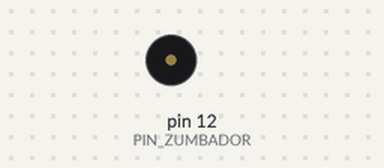
Simulated run of this sketch. Board: Arduino Uno, built with avr-gcc and run on an emulated ATmega328P. On the bench: buzzer (waves = sounding, pin HIGH).

Above: at 1.0 s.
At 1.8 s:
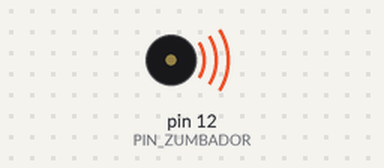
Timing chart, 0 to 5.6 s (numbered marks = the images above):
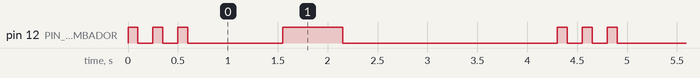

Measured:
- by itself, pin 12 (PIN_ZUMBADOR): repeats every 4.3 s: 2 × (LOW 0.15 s, HIGH 0.10 s), LOW 0.95 s, HIGH 0.60 s, LOW 2.2 s, HIGH 0.10 s
- by itself, everything shown: repeats every 4.3 s, in 8 steps

The sketch:

P07a_zumbador_activo.ino
```cpp
/*
  P07a · Zumbador activo                                      Sesión 4
  ------------------------------------------------------------------
  Qué hace: emite tres pitidos cortos, una pausa y un pitido largo, y se repite.

  Conexiones:
    Zumbador ACTIVO   pata marcada con + (la larga) -> pin 12 ; la otra pata -> GND
    (En el kit es el que trae una etiqueta blanca con el signo +. El pasivo es un disco
     negro liso con un orificio: ese NO se conecta así, ver P07b.)

  Un zumbador activo trae su propio circuito: suena con solo darle 5 V, siempre con el
  mismo tono. Su hoja de datos pide menos de 25 mA y un pin del UNO aguanta hasta 40 mA,
  así que va directo al pin, sin resistencia.

  Idea clave: una FUNCIÓN con parámetro. pitido(100) y pitido(600) hacen lo mismo
  pero con distinta duración.

  Cuidado: no lo dejes sonando mucho tiempo; es molesto y calienta.

  Retos:  - Las tres líneas pitido(100) se repiten: reemplázalas con un "for".
          - Escribe el patrón de un timbre de puerta.
          - Haz un código "secreto": 2 cortos, 1 largo, 2 cortos.
*/

const int PIN_ZUMBADOR = 12;

void pitido(int duracion) {
  digitalWrite(PIN_ZUMBADOR, HIGH);
  delay(duracion);
  digitalWrite(PIN_ZUMBADOR, LOW);
  delay(150);                     // silencio breve entre pitidos
}

void setup() {
  pinMode(PIN_ZUMBADOR, OUTPUT);
}

void loop() {
  pitido(100);
  pitido(100);
  pitido(100);
  delay(800);
  pitido(600);
  delay(2000);
}
```
